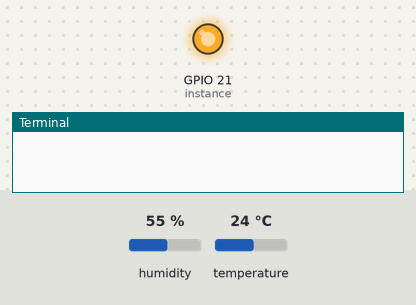
This program was run on a simulated Raspberry Pi (BCM pin numbers). Parts: output pins drawn as LEDs (lit = HIGH), the last lines printed to the terminal. Inputs (shaded band) come from the test bench; at power-on: humidity 55 %, temperature 24 °C. The clock reads 2024-03-15 10:24:30 at power-on unless the program sets it; library files of the repository ran but are not shown: dht11.py.

Above: at 0.01 s.
At 1.2 s:
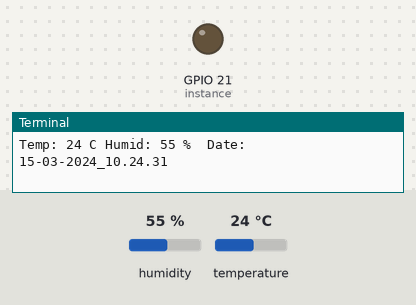
1.3 s: humidity set to 22 %
2.8 s: temperature set to 12 °C
4.3 s: humidity set to 40 %
Timing chart, 0 to 7.3 s (numbered marks = the images above; inputs shaded):
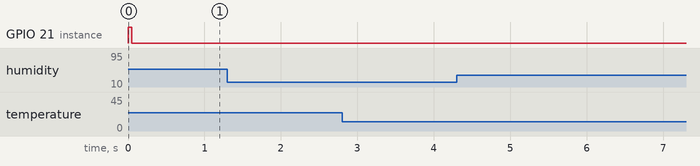

The program:

dht11_example.py
```python
import RPi.GPIO as GPIO
import dht11
import time

# initialize GPIO
GPIO.setwarnings(False)
GPIO.setmode(GPIO.BCM)
#GPIO.cleanup()

# read data using Pin GPIO21
instance = dht11.DHT11(pin=21)

while True:
    result = instance.read()
    if result.is_valid():
        print("Temp: %d C" % result.temperature +' '+"Humid: %d %%" % result.humidity +'  '+"Date: %s" % result.timestamp)


    time.sleep(1)
```
